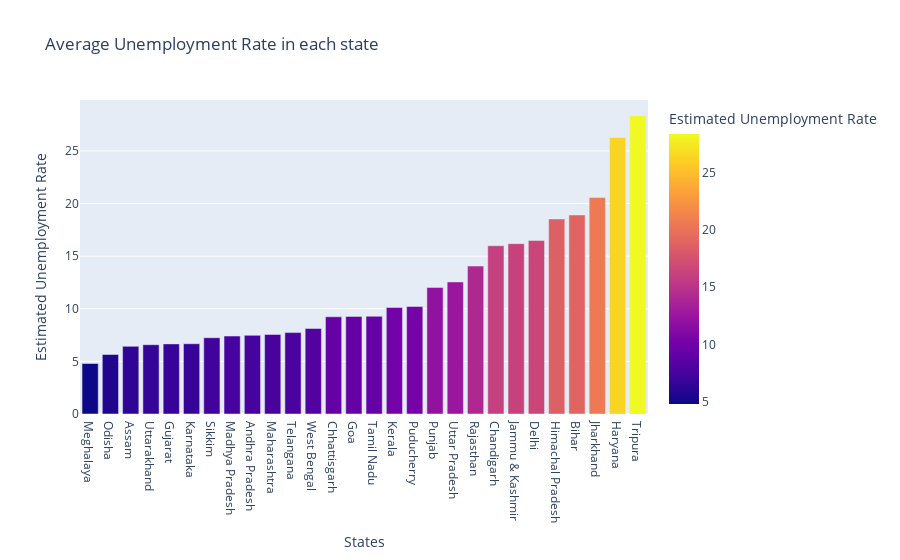

Notebook cell for this chart:
### Code cell
plot_ump = df[['Estimated Unemployment Rate','States']]

df_unemp = plot_ump.groupby('States').mean().reset_index()

df_unemp = df_unemp.sort_values('Estimated Unemployment Rate')

fig = px.bar(df_unemp, x='States',y='Estimated Unemployment Rate',color='Estimated Unemployment Rate',
            title='Average Unemployment Rate in each state',template='plotly')

fig.show()

### Figure 1 — Plotly figure (JSON) as saved in the notebook; plotly's stock layout.template omitted (floating-point values rounded to 4 significant figures)
{"data": [{"alignmentgroup": "True", "hovertemplate": "States=%{x}<br>Estimated Unemployment Rate=%{marker.color}<extra></extra>", "legendgroup": "", "marker": {"color": [4.799, 5.658, 6.428, 6.583, 6.664, 6.676, 7.249, 7.406, 7.477, 7.558, 7.738, 8.125, 9.24, 9.274, 9.284, 10.12, 10.22, 12.03, 12.55, 14.06, 15.99, 16.19, 16.5, 18.54, 18.92, 20.59, 26.28, 28.35], "coloraxis": "coloraxis", "pattern": {"shape": ""}}, "name": "", "offsetgroup": "", "orientation": "v", "showlegend": false, "textposition": "auto", "type": "bar", "x": ["Meghalaya", "Odisha", "Assam", "Uttarakhand", "Gujarat", "Karnataka", "Sikkim", "Madhya Pradesh", "Andhra Pradesh", "Maharashtra", "Telangana", "West Bengal", "Chhattisgarh", "Goa", "Tamil Nadu", "Kerala", "Puducherry", "Punjab", "Uttar Pradesh", "Rajasthan", "Chandigarh", "Jammu & Kashmir", "Delhi", "Himachal Pradesh", "Bihar", "Jharkhand", "Haryana", "Tripura"], "xaxis": "x", "y": [4.799, 5.658, 6.428, 6.583, 6.664, 6.676, 7.249, 7.406, 7.477, 7.558, 7.738, 8.125, 9.24, 9.274, 9.284, 10.12, 10.22, 12.03, 12.55, 14.06, 15.99, 16.19, 16.5, 18.54, 18.92, 20.59, 26.28, 28.35], "yaxis": "y"}], "layout": {"barmode": "relative", "coloraxis": {"colorbar": {"title": {"text": "Estimated Unemployment Rate"}}, "colorscale": [[0, "#0d0887"], [0.1111, "#46039f"], [0.2222, "#7201a8"], [0.3333, "#9c179e"], [0.4444, "#bd3786"], [0.5556, "#d8576b"], [0.6667, "#ed7953"], [0.7778, "#fb9f3a"], [0.8889, "#fdca26"], [1, "#f0f921"]]}, "legend": {"tracegroupgap": 0}, "title": {"text": "Average Unemployment Rate in each state"}, "xaxis": {"anchor": "y", "domain": [0, 1], "title": {"text": "States"}}, "yaxis": {"anchor": "x", "domain": [0, 1], "title": {"text": "Estimated Unemployment Rate"}}}}
